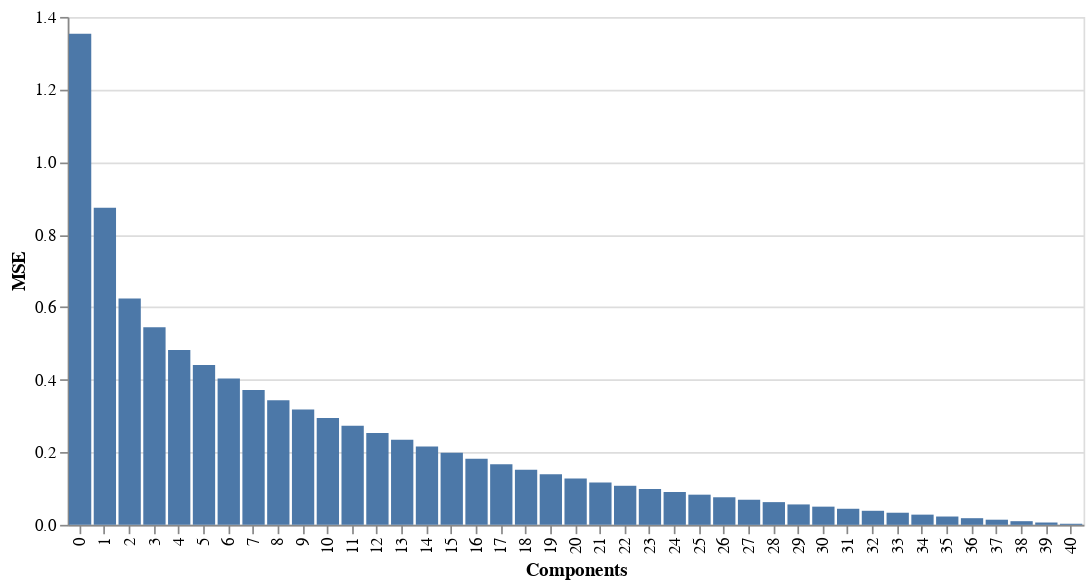

Notebook code for this chart:
### Code cell
alt.Chart(pd.DataFrame(res)).mark_bar().encode(
    x='Components:O',
    y=alt.Y(
        "MSE:Q",
    )
).properties(width=600)

### Figure 1 — Vega-Lite specification as saved in the notebook (floating-point values rounded to 4 significant figures)
{"config": {"view": {"continuousWidth": 400, "continuousHeight": 300}}, "data": {"name": "data-d1cd4dc5b7c5d37beeee55dcfcdd4293"}, "mark": "bar", "encoding": {"x": {"field": "Components", "type": "ordinal"}, "y": {"field": "MSE", "type": "quantitative"}}, "width": 600, "$schema": "https://vega.github.io/schema/vega-lite/v4.17.0.json", "datasets": {"data-d1cd4dc5b7c5d37beeee55dcfcdd4293": [{"Components": 0, "MSE": 1.353}, {"Components": 1, "MSE": 0.8742}, {"Components": 2, "MSE": 0.6242}, {"Components": 3, "MSE": 0.5449}, {"Components": 4, "MSE": 0.4821}, {"Components": 5, "MSE": 0.4407}, {"Components": 6, "MSE": 0.4036}, {"Components": 7, "MSE": 0.3716}, {"Components": 8, "MSE": 0.3433}, {"Components": 9, "MSE": 0.3178}, {"Components": 10, "MSE": 0.2942}, {"Components": 11, "MSE": 0.2734}, {"Components": 12, "MSE": 0.2533}, {"Components": 13, "MSE": 0.2342}, {"Components": 14, "MSE": 0.2159}, {"Components": 15, "MSE": 0.1988}, {"Components": 16, "MSE": 0.1824}, {"Components": 17, "MSE": 0.1667}, {"Components": 18, "MSE": 0.1521}, {"Components": 19, "MSE": 0.1397}, {"Components": 20, "MSE": 0.1277}, {"Components": 21, "MSE": 0.1167}, {"Components": 22, "MSE": 0.1076}, {"Components": 23, "MSE": 0.09872}, {"Components": 24, "MSE": 0.09047}, {"Components": 25, "MSE": 0.08313}, {"Components": 26, "MSE": 0.07597}, {"Components": 27, "MSE": 0.06915}, {"Components": 28, "MSE": 0.06259}, {"Components": 29, "MSE": 0.05623}, {"Components": 30, "MSE": 0.05012}, {"Components": 31, "MSE": 0.04427}, {"Components": 32, "MSE": 0.03871}, {"Components": 33, "MSE": 0.03337}, {"Components": 34, "MSE": 0.0281}, {"Components": 35, "MSE": 0.02291}, {"Components": 36, "MSE": 0.01829}, {"Components": 37, "MSE": 0.01413}, {"Components": 38, "MSE": 0.01005}, {"Components": 39, "MSE": 0.006394}, {"Components": 40, "MSE": 0.00298}]}}
